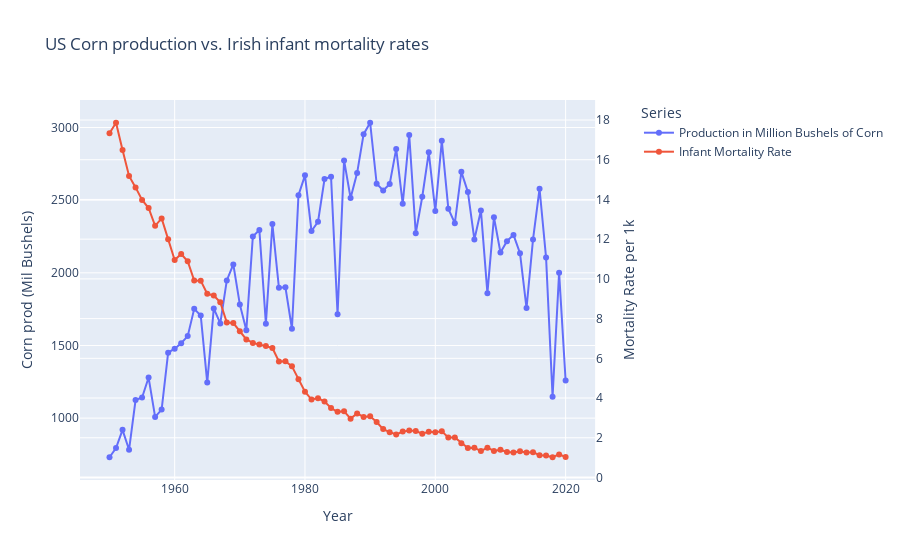

Notebook cell for this chart:
### Markdown cell above
# Visualization
Needed to use plotly graph objects. Took most of this from the documentation linked in lecture 21

### Code cell
import plotly.express as px
import plotly.graph_objects as go
from plotly.subplots import make_subplots

fig = make_subplots(specs=[[{'secondary_y': True}]])


#Using infant_mort_grouped index as x axis
#This unfortunately cuts out corn data, but restrains the graphs to 
fig.add_trace(
    go.Scatter(x=infant_mort_grouped.index, y=corn['Mil_Bushels_Corn'], name = 'Production in Million Bushels of Corn', mode = 'lines+markers'),
    secondary_y = False
)

fig.add_trace(
    go.Scatter(x=infant_mort_grouped.index, y=infant_mort_grouped['total'], name = 'Infant Mortality Rate', mode = 'lines+markers'),
    secondary_y = True
)

fig.update_layout(
    title =  'US Corn production vs. Irish infant mortality rates',
    xaxis_title="Year",
    yaxis_title = 'Corn prod (Mil Bushels)',
    yaxis2=dict(title="Mortality Rate per 1k", overlaying="y", side="right"),
    legend_title="Series"
)

fig.show()

### Figure 1 — Plotly figure (JSON) as saved in the notebook; plotly's stock layout.template omitted (floating-point values rounded to 4 significant figures; data arrays with more than 128 entries replaced by an {"elided": "..."} marker saying what was removed)
{"data": [{"mode": "lines+markers", "name": "Production in Million Bushels of Corn", "type": "scatter", "x": [1950, 1951, 1952, 1953, 1954, 1955, 1956, 1957, 1958, 1959, 1960, 1961, 1962, 1963, 1964, 1965, 1966, 1967, 1968, 1969, 1970, 1971, 1972, 1973, 1974, 1975, 1976, 1977, 1978, 1979, 1980, 1981, 1982, 1983, 1984, 1985, 1986, 1987, 1988, 1989, 1990, 1991, 1992, 1993, 1994, 1995, 1996, 1997, 1998, 1999, 2000, 2001, 2002, 2003, 2004, 2005, 2006, 2007, 2008, 2009, 2010, 2011, 2012, 2013, 2014, 2015, 2016, 2017, 2018, 2019, 2020], "xaxis": "x", "y": {"elided": "159 float values"}, "yaxis": "y"}, {"mode": "lines+markers", "name": "Infant Mortality Rate", "type": "scatter", "x": [1950, 1951, 1952, 1953, 1954, 1955, 1956, 1957, 1958, 1959, 1960, 1961, 1962, 1963, 1964, 1965, 1966, 1967, 1968, 1969, 1970, 1971, 1972, 1973, 1974, 1975, 1976, 1977, 1978, 1979, 1980, 1981, 1982, 1983, 1984, 1985, 1986, 1987, 1988, 1989, 1990, 1991, 1992, 1993, 1994, 1995, 1996, 1997, 1998, 1999, 2000, 2001, 2002, 2003, 2004, 2005, 2006, 2007, 2008, 2009, 2010, 2011, 2012, 2013, 2014, 2015, 2016, 2017, 2018, 2019, 2020], "xaxis": "x", "y": [17.34, 17.86, 16.49, 15.18, 14.61, 13.97, 13.57, 12.67, 13.04, 12.0, 10.95, 11.26, 10.89, 9.919, 9.91, 9.25, 9.165, 8.823, 7.802, 7.777, 7.361, 6.952, 6.778, 6.7, 6.622, 6.522, 5.841, 5.849, 5.595, 4.941, 4.32, 3.926, 3.995, 3.823, 3.499, 3.304, 3.333, 2.963, 3.227, 3.049, 3.078, 2.793, 2.435, 2.281, 2.167, 2.31, 2.364, 2.336, 2.205, 2.307, 2.275, 2.323, 2.019, 2.016, 1.729, 1.487, 1.5, 1.328, 1.5, 1.337, 1.4, 1.287, 1.259, 1.324, 1.263, 1.273, 1.123, 1.107, 1.019, 1.16, 1.032], "yaxis": "y2"}], "layout": {"autosize": true, "legend": {"title": {"text": "Series"}}, "title": {"text": "US Corn production vs. Irish infant mortality rates"}, "xaxis": {"anchor": "y", "autorange": true, "domain": [0, 0.94], "range": [1945.0, 2025.0], "title": {"text": "Year"}, "type": "linear"}, "yaxis": {"anchor": "x", "autorange": true, "domain": [0, 1], "range": [540.8, 3223.0], "title": {"text": "Corn prod (Mil Bushels)"}, "type": "linear"}, "yaxis2": {"anchor": "x", "autorange": true, "overlaying": "y", "range": [-0.3713, 19.25], "side": "right", "title": {"text": "Mortality Rate per 1k"}, "type": "linear"}}}
